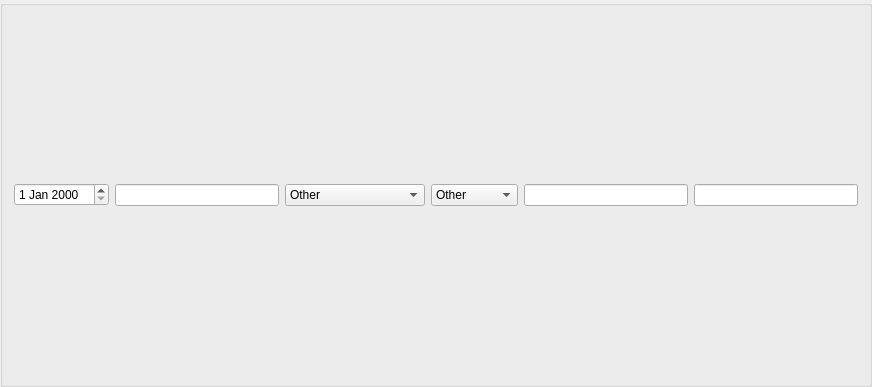
<?xml version="1.0" encoding="UTF-8"?>
<ui version="4.0">
 <class>AdventureRecordWidget</class>
 <widget class="QGroupBox" name="AdventureRecordWidget">
  <property name="geometry">
   <rect>
    <x>0</x>
    <y>0</y>
    <width>872</width>
    <height>387</height>
   </rect>
  </property>
  <property name="windowTitle">
   <string>AdventureRecordWidget</string>
  </property>
  <layout class="QHBoxLayout" name="horizontalLayout_2">
   <item>
    <layout class="QHBoxLayout" name="horizontalLayout">
     <item>
      <widget class="QDateEdit" name="dateEdit"/>
     </item>
     <item>
      <widget class="QLineEdit" name="nameEdit"/>
     </item>
     <item>
      <widget class="QComboBox" name="lengthBox">
       <item>
        <property name="text">
         <string>Other</string>
        </property>
       </item>
       <item>
        <property name="text">
         <string>Adventure Weekend</string>
        </property>
       </item>
       <item>
        <property name="text">
         <string>Special</string>
        </property>
       </item>
       <item>
        <property name="text">
         <string>Heroquest</string>
        </property>
       </item>
      </widget>
     </item>
     <item>
      <widget class="QComboBox" name="typeBox">
       <item>
        <property name="text">
         <string>Other</string>
        </property>
       </item>
       <item>
        <property name="text">
         <string>Played</string>
        </property>
       </item>
       <item>
        <property name="text">
         <string>Monstered</string>
        </property>
       </item>
       <item>
        <property name="text">
         <string>Reffed</string>
        </property>
       </item>
      </widget>
     </item>
     <item>
      <widget class="QLineEdit" name="pointsBox"/>
     </item>
     <item>
      <widget class="QLineEdit" name="deathsBox"/>
     </item>
    </layout>
   </item>
  </layout>
 </widget>
 <layoutdefault spacing="6" margin="11"/>
 <resources/>
 <connections>
  <connection>
   <sender>dateEdit</sender>
   <signal>dateChanged(QDate)</signal>
   <receiver>AdventureRecordWidget</receiver>
   <slot>actionDateBoxChanged(QDate)</slot>
   <hints>
    <hint type="sourcelabel">
     <x>67</x>
     <y>202</y>
    </hint>
    <hint type="destinationlabel">
     <x>62</x>
     <y>265</y>
    </hint>
   </hints>
  </connection>
  <connection>
   <sender>nameEdit</sender>
   <signal>textChanged(QString)</signal>
   <receiver>AdventureRecordWidget</receiver>
   <slot>actionTitleBoxChanged(QString)</slot>
   <hints>
    <hint type="sourcelabel">
     <x>240</x>
     <y>202</y>
    </hint>
    <hint type="destinationlabel">
     <x>168</x>
     <y>193</y>
    </hint>
   </hints>
  </connection>
  <connection>
   <sender>lengthBox</sender>
   <signal>currentIndexChanged(QString)</signal>
   <receiver>AdventureRecordWidget</receiver>
   <slot>actionLengthBoxChanged(QString)</slot>
   <hints>
    <hint type="sourcelabel">
     <x>407</x>
     <y>202</y>
    </hint>
    <hint type="destinationlabel">
     <x>336</x>
     <y>100</y>
    </hint>
   </hints>
  </connection>
  <connection>
   <sender>typeBox</sender>
   <signal>currentIndexChanged(QString)</signal>
   <receiver>AdventureRecordWidget</receiver>
   <slot>actionTypeBoxChanged(QString)</slot>
   <hints>
    <hint type="sourcelabel">
     <x>490</x>
     <y>202</y>
    </hint>
    <hint type="destinationlabel">
     <x>434</x>
     <y>240</y>
    </hint>
   </hints>
  </connection>
  <connection>
   <sender>pointsBox</sender>
   <signal>textChanged(QString)</signal>
   <receiver>AdventureRecordWidget</receiver>
   <slot>actionPointsBoxChanged(QString)</slot>
   <hints>
    <hint type="sourcelabel">
     <x>675</x>
     <y>202</y>
    </hint>
    <hint type="destinationlabel">
     <x>556</x>
     <y>97</y>
    </hint>
   </hints>
  </connection>
  <connection>
   <sender>deathsBox</sender>
   <signal>textChanged(QString)</signal>
   <receiver>AdventureRecordWidget</receiver>
   <slot>actionDeathsBoxChanged(QString)</slot>
   <hints>
    <hint type="sourcelabel">
     <x>860</x>
     <y>202</y>
    </hint>
    <hint type="destinationlabel">
     <x>674</x>
     <y>261</y>
    </hint>
   </hints>
  </connection>
 </connections>
 <slots>
  <slot>actionTitleBoxChanged(QString)</slot>
  <slot>actionDateBoxChanged(QDate)</slot>
  <slot>actionLengthBoxChanged(QString)</slot>
  <slot>actionTypeBoxChanged(QString)</slot>
  <slot>actionPointsBoxChanged(QString)</slot>
  <slot>actionDeathsBoxChanged(QString)</slot>
 </slots>
</ui>
